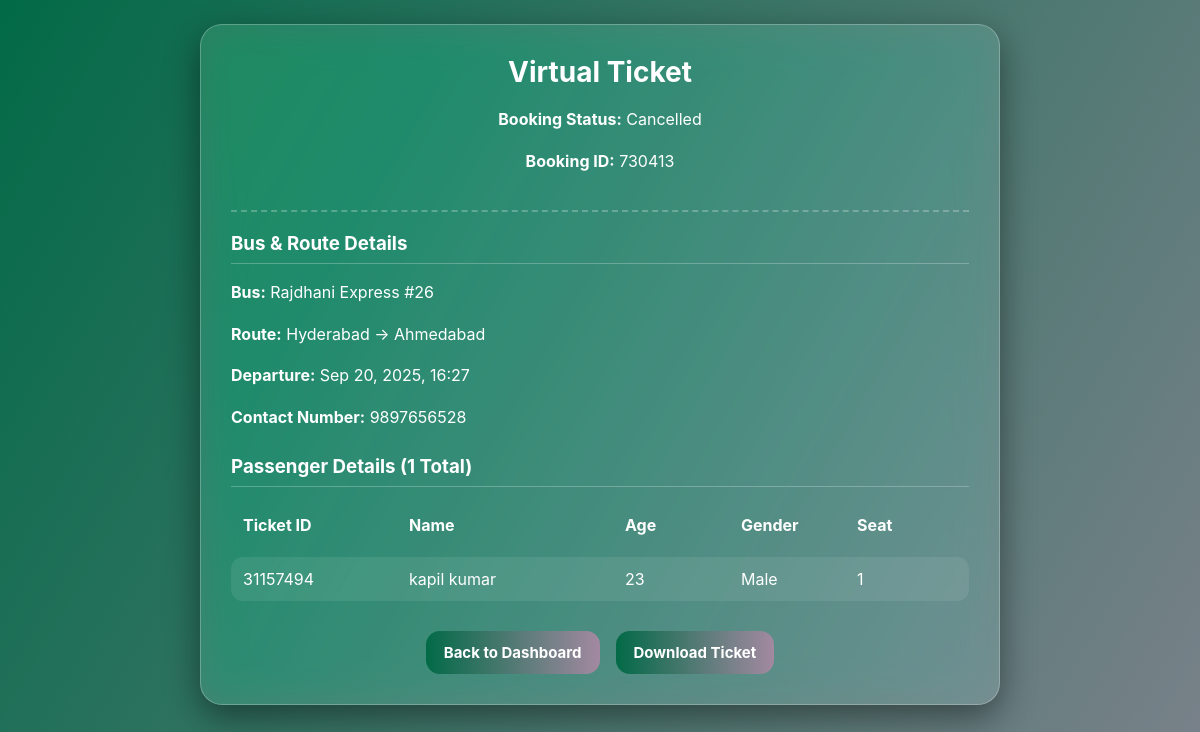
Page /booking/6/ (signed in) on the committed database.
### reservation/models.py (models this page shows, shortened)
class Booking(models.Model):
    ticket_id = models.CharField(max_length=6, unique=True, blank=True, editable=False)
    journey_date = models.DateField(null=True, blank=True)
    user = models.ForeignKey(CustomUser, on_delete=models.CASCADE, related_name='bookings')
    bus = models.ForeignKey(Bus, on_delete=models.CASCADE, related_name='bookings')
    phone_number = models.CharField(max_length=15)
    num_passengers = models.PositiveIntegerField()
    total_cost = models.DecimalField(max_digits=10, decimal_places=2)
    booking_time = models.DateTimeField(auto_now_add=True)
    status = models.CharField(max_length=20, choices=[('Booked', 'Booked'), ('Cancelled', 'Cancelled'), ('Pending', 'Pending')], default='Pending')

class Bus(models.Model):
    name = models.CharField(max_length=100)
    source = models.CharField(max_length=100)
    destination = models.CharField(max_length=100)
    departure_time = models.DateTimeField()
    total_seats = models.PositiveIntegerField()
    available_seats = models.PositiveIntegerField()
    ticket_price = models.DecimalField(max_digits=10, decimal_places=2)

class Passenger(models.Model):
    seat_number = models.CharField(max_length=10, null=True, blank=True)
    ticket_id = models.CharField(max_length=8, unique=True, blank=True, editable=False)
    booking = models.ForeignKey(Booking, on_delete=models.CASCADE, related_name='passengers')
    name = models.CharField(max_length=100)
    age = models.PositiveIntegerField()
    GENDER_CHOICES = [('Male', 'Male'), ('Female', 'Female'), ('Other', 'Other')]
    gender = models.CharField(max_length=10, choices=GENDER_CHOICES)

### reservation/views.py (the view)
# urls.py: path('booking/<int:booking_id>/', views.booking_detail_view, name='booking_detail'),
@login_required
def booking_detail_view(request, booking_id):
    booking = get_object_or_404(Booking, id=booking_id, user=request.user)
    passengers = booking.passengers.all()
    return render(request, 'booking_detail.html', {'booking': booking, 'passengers': passengers})

### reservation/templates/booking_detail.html (shortened to what this page needs)
{% extends "base.html" %}
{% block content %}
<div class="grid-center">
    <div class="card ticket-card">
        <div class="ticket-header">
            <h1>Virtual Ticket</h1>
            <p><strong>Booking Status:</strong> <span class="pill">{{ booking.status }}</span></p>
            <p><strong>Booking ID:</strong> {{ booking.ticket_id }}</p>
        </div>
        <div class="ticket-body">
            <h3>Bus & Route Details</h3>
            <p><strong>Bus:</strong> {{ booking.bus.name }}</p>
            <p><strong>Route:</strong> {{ booking.bus.source }} → {{ booking.bus.destination }}</p>
            <p><strong>Departure:</strong> {{ booking.bus.departure_time|date:"M d, Y, H:i" }}</p>
            <p><strong>Contact Number:</strong> {{ booking.phone_number }}</p>
            <h3 style="margin-top: 24px;">Passenger Details ({{ booking.num_passengers }} Total)</h3>
            <div class="passenger-list">
                <div class="passenger-item header">
                    <div>Ticket ID</div>
                    <div>Name</div>
                    <div>Age</div>
                    <div>Gender</div>
                    <div>Seat</div>
                </div>
                {% for passenger in passengers %}
                <div class="passenger-item">
                    <div>{{ passenger.ticket_id }}</div>
                    <div>{{ passenger.name }}</div>
                    <div>{{ passenger.age }}</div>
                    <div>{{ passenger.gender }}</div>
                    <div>{{ passenger.seat_number }}</div>
                </div>
                {% empty %}
                <p>No passenger details found for this booking.</p>
                {% endfor %}
            </div>
        </div>
        <div class="actions">
            <a href="{% url 'index' %}" class="btn">Back to Dashboard</a>
            <a href="{% url 'download_ticket' booking.id %}" class="btn">Download Ticket</a>
        </div>
    </div>
</div>
{% endblock %}

### reservation/templates/base.html (style rules this page uses)
:root { --g1:#026a47; --g2:#a389a1; --g3:#3c2a0b; --g4:#ec4899; --card-bg:rgba(255,255,255,.12); --card-brd:rgba(255,255,255,.25); --white:#fff; --radius:22px; --shadow:0 12px 35px rgba(0,0,0,.45); --table-brd:rgba(255,255,255,.2); }
* { box-sizing:border-box }
html,body { height:100%; margin:0; }
body { font-family:'Inter', system-ui, sans-serif; color:var(--white); background: linear-gradient(120deg,var(--g1),var(--g2),var(--g3),var(--g4)); background-size:400% 400%; animation:gradientMove 14s ease infinite; background-attachment:fixed; }
.btn { display:inline-block; cursor:pointer; text-decoration:none; border:none; border-radius:14px; padding:12px 18px; font-weight:700; font-size:15px; color:#fff; background:linear-gradient(90deg,var(--g1),var(--g2),var(--g3),var(--g4)); background-size:300% 100%; transition:background-position .5s ease, transform .08s ease; }
.card { backdrop-filter:blur(20px) saturate(160%); -webkit-backdrop-filter:blur(20px) saturate(160%); background:var(--card-bg); border:1px solid var(--card-brd); border-radius:var(--radius); box-shadow:var(--shadow); padding:30px; animation:fadeInUp 1s ease-in-out; }
h1,h2,h3 { margin:0 0 18px; font-weight:700; text-align:center; }
h1 { font-size:28px; }
p { line-height:1.6; margin:0 0 16px; }
a { color:var(--white); text-decoration:underline; }

### reservation/templates/booking_detail.html (style rules this page uses)
.grid-center { display: grid; place-items: center; padding: 24px; }
.ticket-card { width: 100%; max-width: 800px; text-align: center; }
.ticket-header { border-bottom: 2px dashed var(--card-brd); padding-bottom: 20px; margin-bottom: 20px; }
.ticket-body { text-align: left; }
.ticket-body h3 { text-align: left; border-bottom: 1px solid var(--card-brd); padding-bottom: 8px; margin-bottom: 16px; }
.passenger-list { list-style: none; padding: 0; }
.passenger-item { display: grid; grid-template-columns: 1.5fr 2fr 1fr 1fr 1fr; gap: 16px; background: rgba(255,255,255,0.08); padding: 12px; border-radius: 12px; margin-bottom: 10px; align-items: center; }
.passenger-item.header { background: none; font-weight: bold; }
.actions { margin-top: 30px; display: flex; justify-content: center; gap: 16px; }

### rows in the picture
Booking: status "Cancelled", ticket_id "730413", bus.name "Rajdhani Express #26", bus.source "Hyderabad", bus.destination "Ahmedabad", bus.departure_time "Sep 20, 2025, 16:27", phone_number "9897656528", num_passengers "1"
Passenger: ticket_id "31157494", name "kapil kumar", age "23", gender "Male", seat_number "1"
